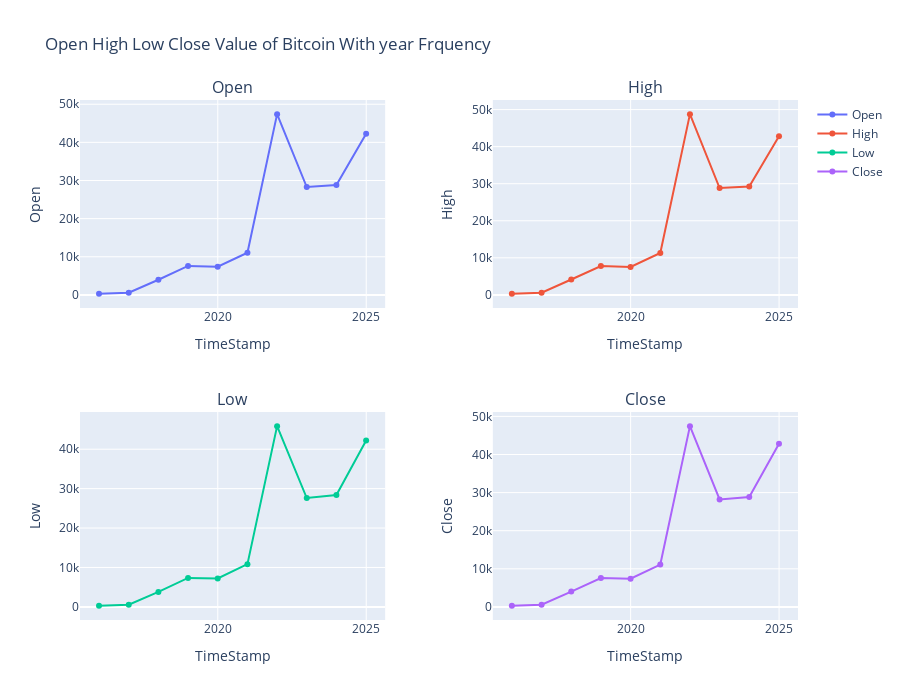

Notebook source saved alongside this figure:
### Code cell
# Yearly Variation Of Bitcoin intraday price

frequency_bitcoin_plot(seaborn_plot_data_year,"year")

### Figure 1 — Plotly figure (JSON) as saved in the notebook; plotly's stock layout.template omitted (floating-point values rounded to 4 significant figures)
{"data": [{"name": "Open", "type": "scatter", "x": ["2015-12-31T00:00:00", "2016-12-31T00:00:00", "2017-12-31T00:00:00", "2018-12-31T00:00:00", "2019-12-31T00:00:00", "2020-12-31T00:00:00", "2021-12-31T00:00:00", "2022-12-31T00:00:00", "2023-12-31T00:00:00", "2024-12-31T00:00:00"], "xaxis": "x", "y": [272.1, 567.1, 3971.0, 7601.0, 7385.0, 11060.0, 47400.0, 28280.0, 28790.0, 42280.0], "yaxis": "y"}, {"name": "High", "type": "scatter", "x": ["2015-12-31T00:00:00", "2016-12-31T00:00:00", "2017-12-31T00:00:00", "2018-12-31T00:00:00", "2019-12-31T00:00:00", "2020-12-31T00:00:00", "2021-12-31T00:00:00", "2022-12-31T00:00:00", "2023-12-31T00:00:00", "2024-12-31T00:00:00"], "xaxis": "x2", "y": [278.2, 574.3, 4145.0, 7788.0, 7550.0, 11300.0, 48760.0, 28820.0, 29270.0, 42830.0], "yaxis": "y2"}, {"name": "Low", "type": "scatter", "x": ["2015-12-31T00:00:00", "2016-12-31T00:00:00", "2017-12-31T00:00:00", "2018-12-31T00:00:00", "2019-12-31T00:00:00", "2020-12-31T00:00:00", "2021-12-31T00:00:00", "2022-12-31T00:00:00", "2023-12-31T00:00:00", "2024-12-31T00:00:00"], "xaxis": "x3", "y": [266.8, 560.5, 3812.0, 7351.0, 7223.0, 10840.0, 45850.0, 27620.0, 28390.0, 42230.0], "yaxis": "y3"}, {"name": "Close", "type": "scatter", "x": ["2015-12-31T00:00:00", "2016-12-31T00:00:00", "2017-12-31T00:00:00", "2018-12-31T00:00:00", "2019-12-31T00:00:00", "2020-12-31T00:00:00", "2021-12-31T00:00:00", "2022-12-31T00:00:00", "2023-12-31T00:00:00", "2024-12-31T00:00:00"], "xaxis": "x4", "y": [272.5, 568.5, 4006.0, 7572.0, 7395.0, 11120.0, 47440.0, 28200.0, 28860.0, 42820.0], "yaxis": "y4"}], "layout": {"annotations": [{"font": {"size": 16}, "showarrow": false, "text": "Open", "x": 0.2125, "xanchor": "center", "xref": "paper", "y": 1, "yanchor": "bottom", "yref": "paper"}, {"font": {"size": 16}, "showarrow": false, "text": "High", "x": 0.7875, "xanchor": "center", "xref": "paper", "y": 1, "yanchor": "bottom", "yref": "paper"}, {"font": {"size": 16}, "showarrow": false, "text": "Low", "x": 0.2125, "xanchor": "center", "xref": "paper", "y": 0.4, "yanchor": "bottom", "yref": "paper"}, {"font": {"size": 16}, "showarrow": false, "text": "Close", "x": 0.7875, "xanchor": "center", "xref": "paper", "y": 0.4, "yanchor": "bottom", "yref": "paper"}], "height": 700, "title": {"text": "Open High Low Close Value of Bitcoin With year Frquency"}, "xaxis": {"anchor": "y", "domain": [0, 0.425], "title": {"text": "TimeStamp"}}, "xaxis2": {"anchor": "y2", "domain": [0.575, 1], "title": {"text": "TimeStamp"}}, "xaxis3": {"anchor": "y3", "domain": [0, 0.425], "title": {"text": "TimeStamp"}}, "xaxis4": {"anchor": "y4", "domain": [0.575, 1], "title": {"text": "TimeStamp"}}, "yaxis": {"anchor": "x", "domain": [0.6, 1], "title": {"text": "Open"}}, "yaxis2": {"anchor": "x2", "domain": [0.6, 1], "title": {"text": "High"}}, "yaxis3": {"anchor": "x3", "domain": [0, 0.4], "title": {"text": "Low"}}, "yaxis4": {"anchor": "x4", "domain": [0, 0.4], "title": {"text": "Close"}}}}
